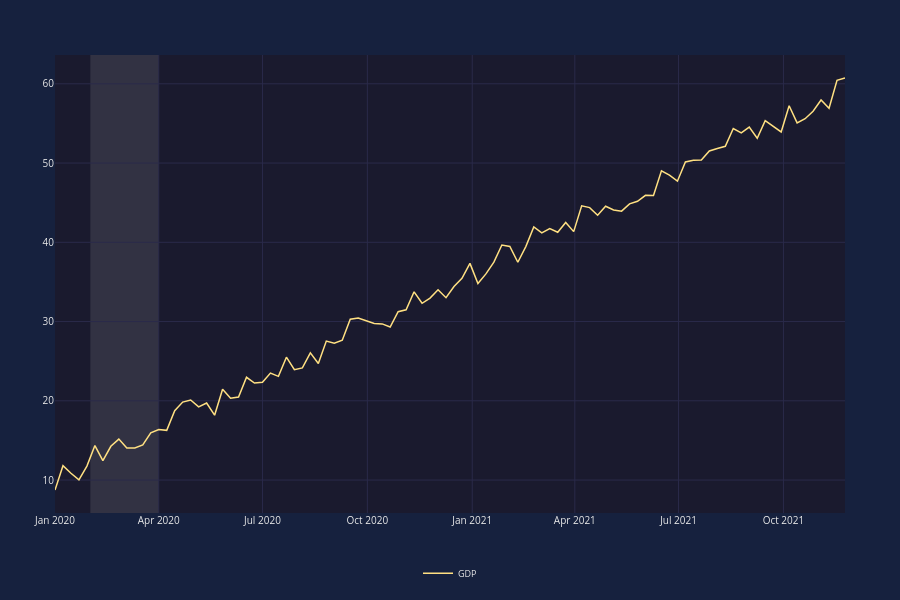

The cell this chart's notebook holds for it:
### Markdown cell above
## Doc 1: Level 1 - Minimal

### Code cell
# Level 1: Minimal - Single Chart with One Data Series
chart = EconChart(Data(x=dates, y=values, name='GDP'))
board = EconBoard(chart)
board.show()
print("PASS: Level 1 - Minimal chart created successfully")
